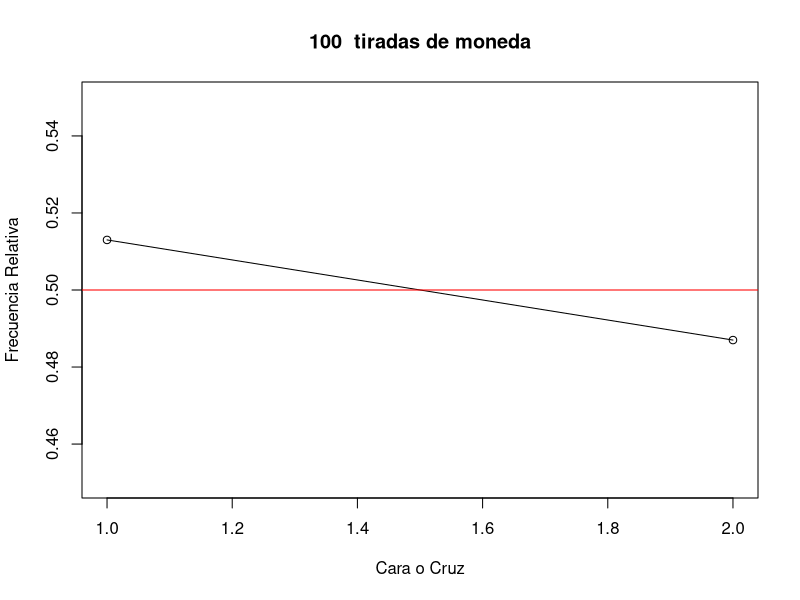
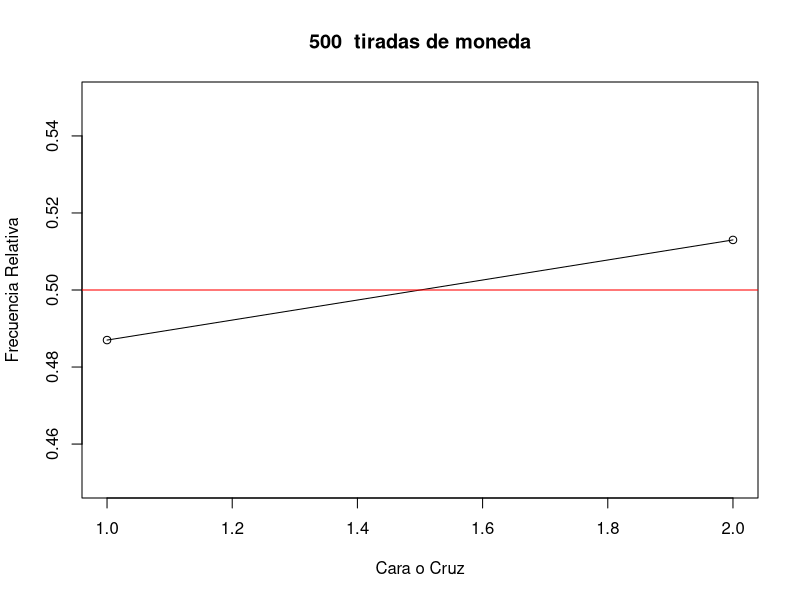
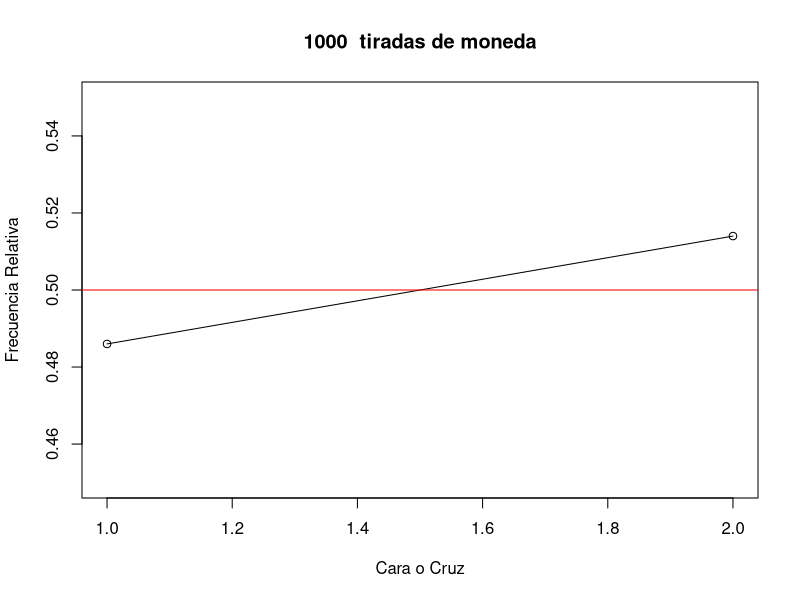
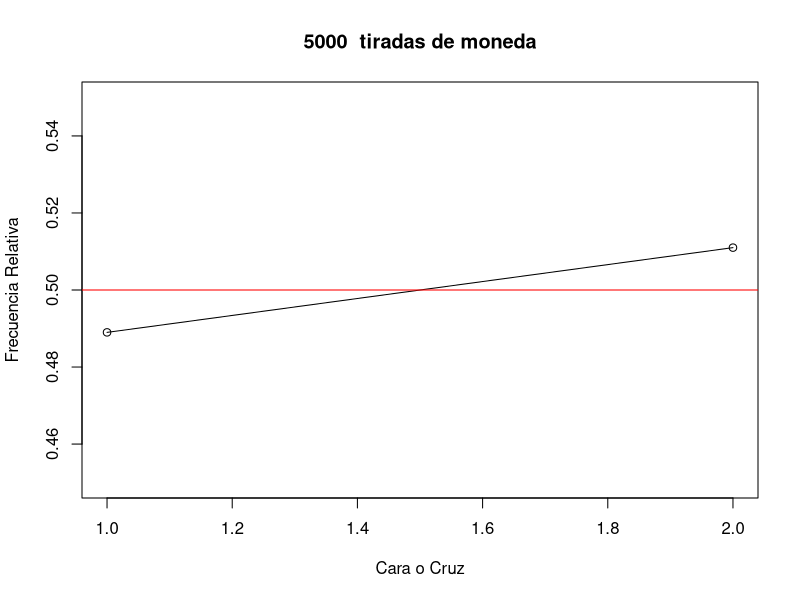

Write R code to recreate these figures, in order.
arrojarMoneda=function(n)sample(1:2,n,rep=T)

generasample<-function(m){
	datos=table(arrojarMoneda(1000))
	datos=prop.table(datos)
	datos=as.data.frame(datos)
	print(datos)
	xrango=c(1,2)
	yrango=c(0.45, 0.55)
	plot(xrango,yrango,type="n",main=paste(toString(m)," tiradas de moneda"),xlab="Cara o Cruz",ylab="Frecuencia Relativa")
	lines(datos[,1],datos[,2],type="l")
	lines(datos[,1],datos[,2],type="p")
	abline(h=1/2,col="red")
	}
generasample(100)
generasample(500)
generasample(1000)
generasample(5000)
